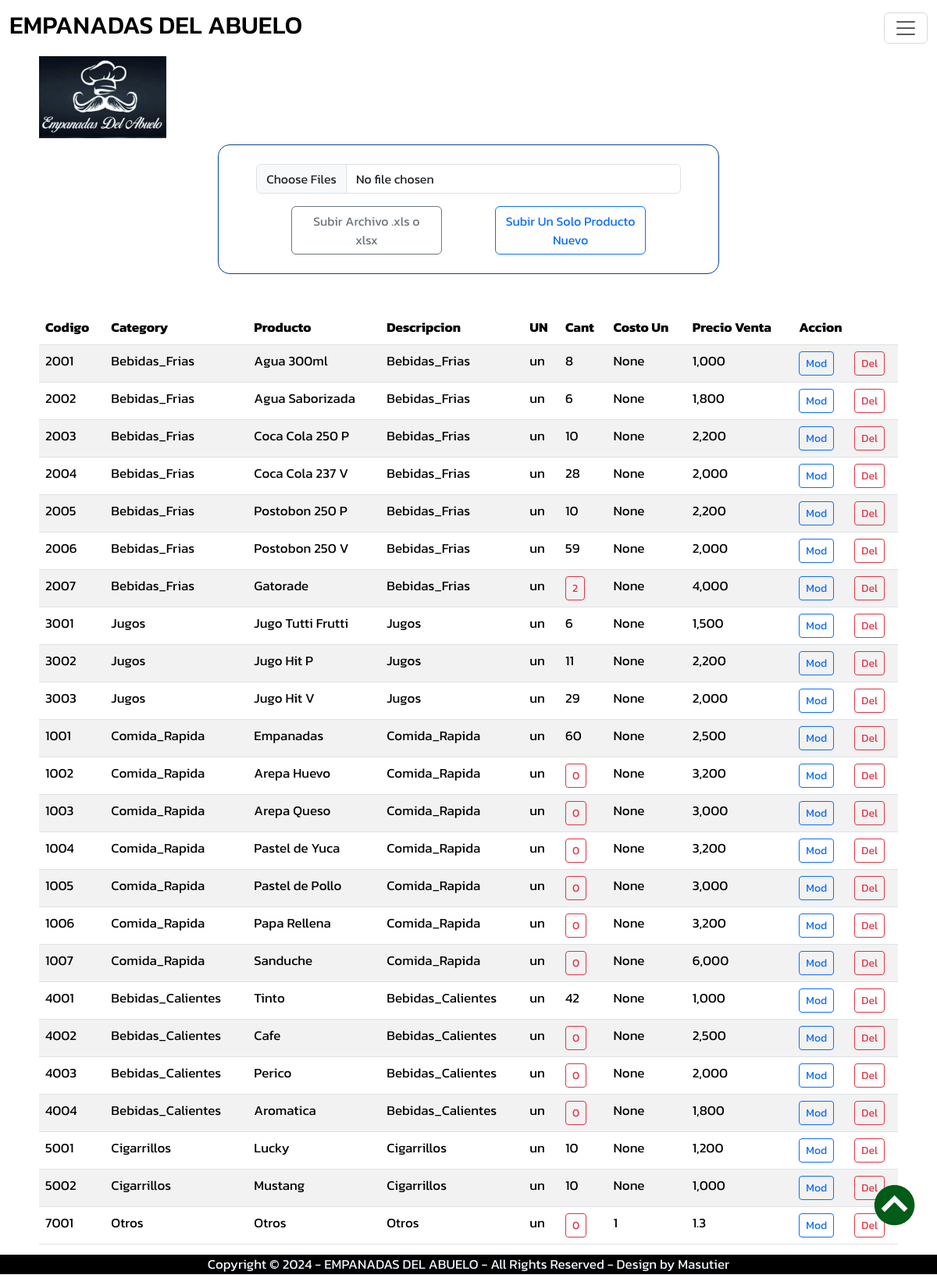
/products (signed in), run on the app's committed database.
### products/models.py (models this page shows, shortened)
class Producto(models.Model):
    CATEGORY = (
        ('Bebidas_Frias', 'Bebidas_Frias'),
        ('Bebidas_Calientes', 'Bebidas_Calientes'),
        ('Comida_Rapida', 'Comida_Rapida'),
        ('Jugos', 'Jugos'),
        ('Cigarrillos', 'Cigarrillos'),
        ('Otros', 'Otros'),
    )
    code = models.CharField(max_length=7, blank=True, null=True)
    categoria = models.CharField(max_length=30, blank=True, null=True, choices=CATEGORY)
    name = models.CharField(max_length=60, blank=True, null=True)
    description = models.TextField(blank=True, null=True)
    mesure = models.CharField(max_length=10, blank=True, null=True)
    quantity_un = models.IntegerField(blank=True, null=True)
    cost_un = models.IntegerField(blank=True, null=True)
    sale_price = models.IntegerField(blank=True, null=True)
    image = models.ImageField(default='products/defaultProduct.png', upload_to='products')
    date_created = models.DateTimeField(auto_now_add=True, blank=True, null=True)
    date_modify = models.DateTimeField(auto_now_add=False, auto_now=True, blank=True, null=True)

### abuemp/decorators.py (the view)
    def wrapper_function(request, *args, **kwargs):
        group = None
        if request.user.groups.exists():
            group = request.user.groups.all()[0].name
        if group == 'usuario':
            messages.success(request, f"No tienes permisos para esta seccion")
            return redirect('home')
        if group == 'admin':
            return view_func(request, *args, **kwargs)
        if group == None:
            messages.success(request, f"No tienes permisos para esta seccion")
            return redirect('home')

### products/views.py (called while the page is built)
@admin_only
def products(request):
    pagename = "PRODUCTOS"
    products = Producto.objects.all()
    context = {'title':"Productos", 'pagename':pagename, 'products':products}
    return render(request, "products/products.html", context)

### sales/context_processor.py (called while the page is built)
def total_basket(request):
    total = 0
    if request.user.is_authenticated:
        if "basket" in request.session.keys():
            for key, value in request.session["basket"].items():
                total += int(value["accumulated"])
    else:
        clean_basket(request)
        messages.success(request, f"No hay Vendedor Activado")
        if "basket" in request.session.keys():
            for key, value in request.session["basket"].items():
                total += int(value["accumulated"])
    return {'total_basket': total}

### products/templates/products/products.html (shortened to what this page needs)
{% extends 'abuemp/layout.html' %}
{% load static %}
{% load humanize %}
{% block content %}
<div class="col-11 mx-auto">
    <div class="col-7 mx-auto">
        <div class="col-12 mx-auto mb-5 px-5 pt-4 pb-4 bordeColor">
            <form action="/loadCsvProducts" method="POST" enctype="multipart/form-data">
                <div class="mb-3">
                    <input class="form-control" type="file" name="loadProducts" accept=".xlsx,.xls" required multiple>
                </div>
                <div class="col-11 mx-auto">
                    <div class="row">
                        <div class="col-5 mx-auto">
                            <div class="d-grid gap-2">
                                <button class="btn btn-outline-secondary c" type="submit" name="submit">Subir Archivo .xls o xlsx</button>
                            </div>
                        </div>
                        <div class="col-5 mx-auto">
                            <div class="d-grid gap-2">
                                <a class="btn btn-outline-primary c" role="button" href="{% url 'createProduct' %}" aria-disabled="true">Subir Un Solo Producto Nuevo</a>
                            </div>
                        </div>
                    </div>
                </div>
            </form>
        </div>
    </div>
</div>
<div class="col-11 mx-auto mb-5">
    <table class="table table-striped">
        <thead>
            <tr>
                <th scope="col">Codigo</th>
                <th scope="col">Category</th>
                <th scope="col">Producto</th>
                <th scope="col">Descripcion</th>
                <th scope="col">UN</th>
                <th scope="col">Cant</th>
                <th scope="col">Costo Un</th>
                <th scope="col">Precio Venta</th>
                <th scope="col" colspan="2">Accion</th>
            </tr>
        </thead>
        <tbody>
        {% for product in products %}
            <tr>
                <td>{{ product.code }}</td>
                <td>{{ product.categoria }}</td>
                <td>{{ product.name }}</td>
                <td>{{ product.description }}</td>
                <td>{{ product.mesure }}</td>
                {% if product.quantity_un <= 5 %}
                    <td><a class="btn btn-outline-danger btn-sm" href="#" aria-disabled="true">{{ product.quantity_un|intcomma }}</a></td>
                {% else %}
                    <td>{{ product.quantity_un|intcomma }}</td>
                {% endif %}
                <td>{{ product.cost_un|intcomma }}</td>
                <td>{{ product.sale_price|intcomma }}</td>
                <td><a class="btn btn-outline-primary btn-sm" href="{% url 'editProduct' product.id %}" aria-disabled="true">Mod</a></td>
                <td><a class="btn btn-outline-danger btn-sm" href="{% url 'deleteProduct' product.id %}" aria-disabled="true">Del</a></td>
            </tr>
        {% endfor %}
        </tbody>
    </table>
</div>
{% endblock %}

### static/css/all.css (style rules this page uses)
body { color: black; font-size: 17px; font-family: "Kanit", sans-serif; }
.bordeColor { border: solid 1px black !important; border-radius: 15px; border-color: #084298 !important; }
.c { text-align: center !important; }

### data on the page
Producto: code "2001", categoria "Bebidas_Frias", name "Agua 300ml", description "Bebidas_Frias", mesure "un", quantity_un "8", cost_un "None", sale_price "1,000"
Producto: code "2002", categoria "Bebidas_Frias", name "Agua Saborizada", description "Bebidas_Frias", mesure "un", quantity_un "6", cost_un "None", sale_price "1,800"
Producto: code "2003", categoria "Bebidas_Frias", name "Coca Cola 250 P", description "Bebidas_Frias", mesure "un", quantity_un "10", cost_un "None", sale_price "2,200"
Producto: code "2004", categoria "Bebidas_Frias", name "Coca Cola 237 V", description "Bebidas_Frias", mesure "un", quantity_un "28", cost_un "None", sale_price "2,000"
Producto: code "2005", categoria "Bebidas_Frias", name "Postobon 250 P", description "Bebidas_Frias", mesure "un", quantity_un "10", cost_un "None", sale_price "2,200"
Producto: code "2006", categoria "Bebidas_Frias", name "Postobon 250 V", description "Bebidas_Frias", mesure "un", quantity_un "59", cost_un "None", sale_price "2,000"
Producto: code "2007", categoria "Bebidas_Frias", name "Gatorade", description "Bebidas_Frias", mesure "un", quantity_un "2", cost_un "None", sale_price "4,000"
Producto: code "3001", categoria "Jugos", name "Jugo Tutti Frutti", description "Jugos", mesure "un", quantity_un "6", cost_un "None", sale_price "1,500"
Producto: code "3002", categoria "Jugos", name "Jugo Hit P", description "Jugos", mesure "un", quantity_un "11", cost_un "None", sale_price "2,200"
Producto: code "3003", categoria "Jugos", name "Jugo Hit V", description "Jugos", mesure "un", quantity_un "29", cost_un "None", sale_price "2,000"
Producto: code "1001", categoria "Comida_Rapida", name "Empanadas", description "Comida_Rapida", mesure "un", quantity_un "60", cost_un "None", sale_price "2,500"
Producto: code "1002", categoria "Comida_Rapida", name "Arepa Huevo", description "Comida_Rapida", mesure "un", quantity_un "0", cost_un "None", sale_price "3,200"
Producto: code "1003", categoria "Comida_Rapida", name "Arepa Queso", description "Comida_Rapida", mesure "un", quantity_un "0", cost_un "None", sale_price "3,000"
Producto: code "1004", categoria "Comida_Rapida", name "Pastel de Yuca", description "Comida_Rapida", mesure "un", quantity_un "0", cost_un "None", sale_price "3,200"
Producto: code "1005", categoria "Comida_Rapida", name "Pastel de Pollo", description "Comida_Rapida", mesure "un", quantity_un "0", cost_un "None", sale_price "3,000"
Producto: code "1006", categoria "Comida_Rapida", name "Papa Rellena", description "Comida_Rapida", mesure "un", quantity_un "0", cost_un "None", sale_price "3,200"
Producto: code "1007", categoria "Comida_Rapida", name "Sanduche", description "Comida_Rapida", mesure "un", quantity_un "0", cost_un "None", sale_price "6,000"
Producto: code "4001", categoria "Bebidas_Calientes", name "Tinto", description "Bebidas_Calientes", mesure "un", quantity_un "42", cost_un "None", sale_price "1,000"
Producto: code "4002", categoria "Bebidas_Calientes", name "Cafe", description "Bebidas_Calientes", mesure "un", quantity_un "0", cost_un "None", sale_price "2,500"
Producto: code "4003", categoria "Bebidas_Calientes", name "Perico", description "Bebidas_Calientes", mesure "un", quantity_un "0", cost_un "None", sale_price "2,000"
Producto: code "4004", categoria "Bebidas_Calientes", name "Aromatica", description "Bebidas_Calientes", mesure "un", quantity_un "0", cost_un "None", sale_price "1,800"
Producto: code "5001", categoria "Cigarrillos", name "Lucky", description "Cigarrillos", mesure "un", quantity_un "10", cost_un "None", sale_price "1,200"
Producto: code "5002", categoria "Cigarrillos", name "Mustang", description "Cigarrillos", mesure "un", quantity_un "10", cost_un "None", sale_price "1,000"
Producto: code "7001", categoria "Otros", name "Otros", description "Otros", mesure "un", quantity_un "0", cost_un "1", sale_price "1.3"
